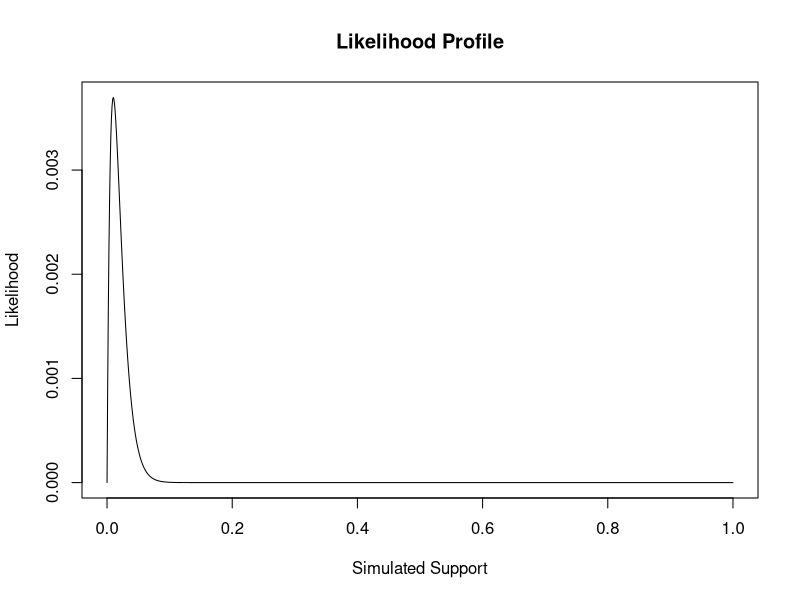
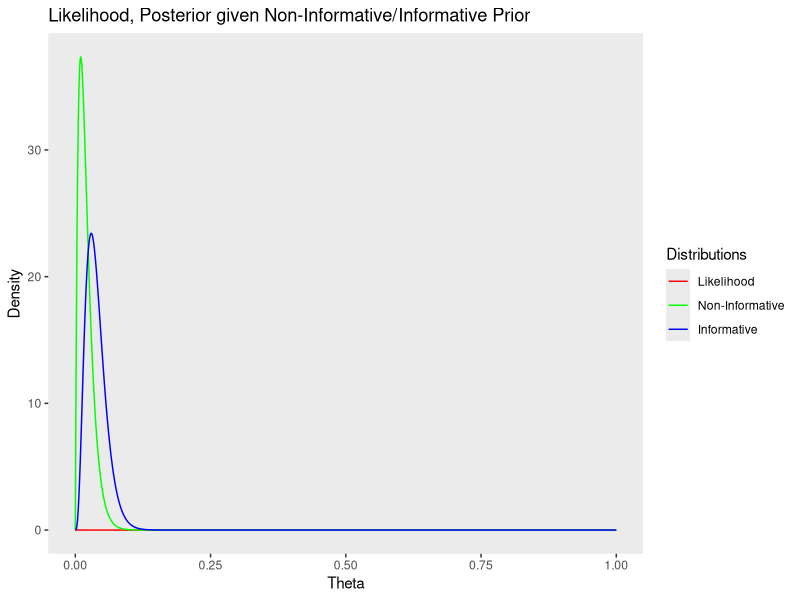

Here is the R script that generated these plots, in order:
## ---- chunk 1
library(tidyverse) #load in tidyverse package
## ---- chunk 2
set.seed(123)
### Bernoulli LH Function ###
# Input: obs.data, theta
# Output: bernoulli likelihood
obs.data <- rbinom(n = 100, size = 1, prob = 0.01)
bernLH <- function(obs.data, theta){
  N <- length(obs.data)
  x <- sum(obs.data)
  LH <- (theta ^x) *((1-theta)^{N-x})
  return (LH)
}

### Plot LH for a grid of theta values ###
# Create the grid #
theta.sim <- seq(from = 0, to = 1, length.out = 1000)
# Store the LH values
sim.LH <- bernLH(obs.data, theta = theta.sim)
# Create the Plot
plot(theta.sim, sim.LH, type = "l", main = "Likelihood Profile", 
     xlab = "Simulated Support", 
     ylab = "Likelihood")
## ---- chunk 3
myBetaBernoulli <- function(obs.data, theta, a, b){
  N <- length(obs.data)
  x <- sum(obs.data)
  BeBern <- dbeta(theta, x + a, N-x+b)
  param1= x+a
  param2 = N-x+b
  print(param1)
  print(param2)
  return(BeBern)
}

non.informative.prior <- myBetaBernoulli(obs.data, theta.sim,1,1)
informative.prior <- myBetaBernoulli(obs.data, theta.sim,3,1)

## ---- chunk 4
df<- data.frame(theta.sim, non.informative.prior, informative.prior, sim.LH)
ggplot(df, aes(theta.sim)) + 
  geom_line(aes(y=sim.LH, color="Likelihood")) +
  geom_line(aes(y=non.informative.prior,
                color= "Non-Informative")) +  
  geom_line(aes(y=informative.prior, color="Informative"))+
  scale_color_manual(name = "Distributions",
     breaks = c("Likelihood","Non-Informative",
                "Informative"),
     values = c("red", "green","blue"))+
labs(title = "Likelihood, Posterior given Non-Informative/Informative Prior",
       y = "Density",
       x = "Theta" ) +
  theme(
    panel.grid.major = element_blank(),
    panel.grid.minor = element_blank(),
  ) 
